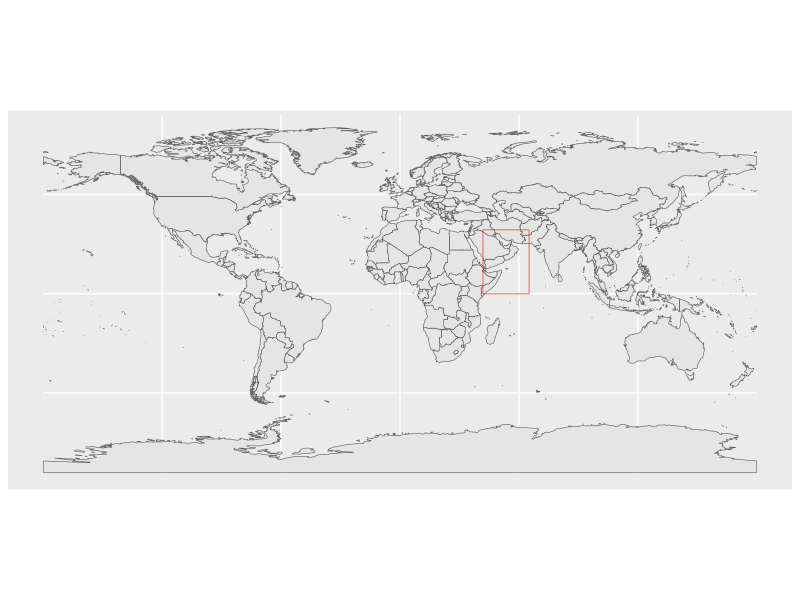

Recreate this plot in R.
## ---- chunk 1
# lon, lon, lat, lat
library(sf)
lats <- c(-0.125, 32.125)
lons <- c(41.875, 65.125)
# raster extent is defined by west lon, east lon, south lat, north lat
ext <- raster::extent(lons[1], lons[2], lats[1], lats[2])
extent_polygon <- as(ext, "SpatialPolygons") %>% st_as_sf()
# we need to assign a coordinate system; 4326 is the default for maps in sf
sf::st_crs(extent_polygon)<-4326
# convert to a WKT format
wkt_geometry <- extent_polygon$geometry %>% st_as_text()
wkt_geometry
## ---- chunk 2
library(ggplot2)
library(sf)
library("rnaturalearth")
library("rnaturalearthdata")
world <- ne_countries(scale = "medium", returnclass = "sf")
ggplot(data = world) + geom_sf() +
  geom_sf(data = extent_polygon, color = "red", fill=NA)
